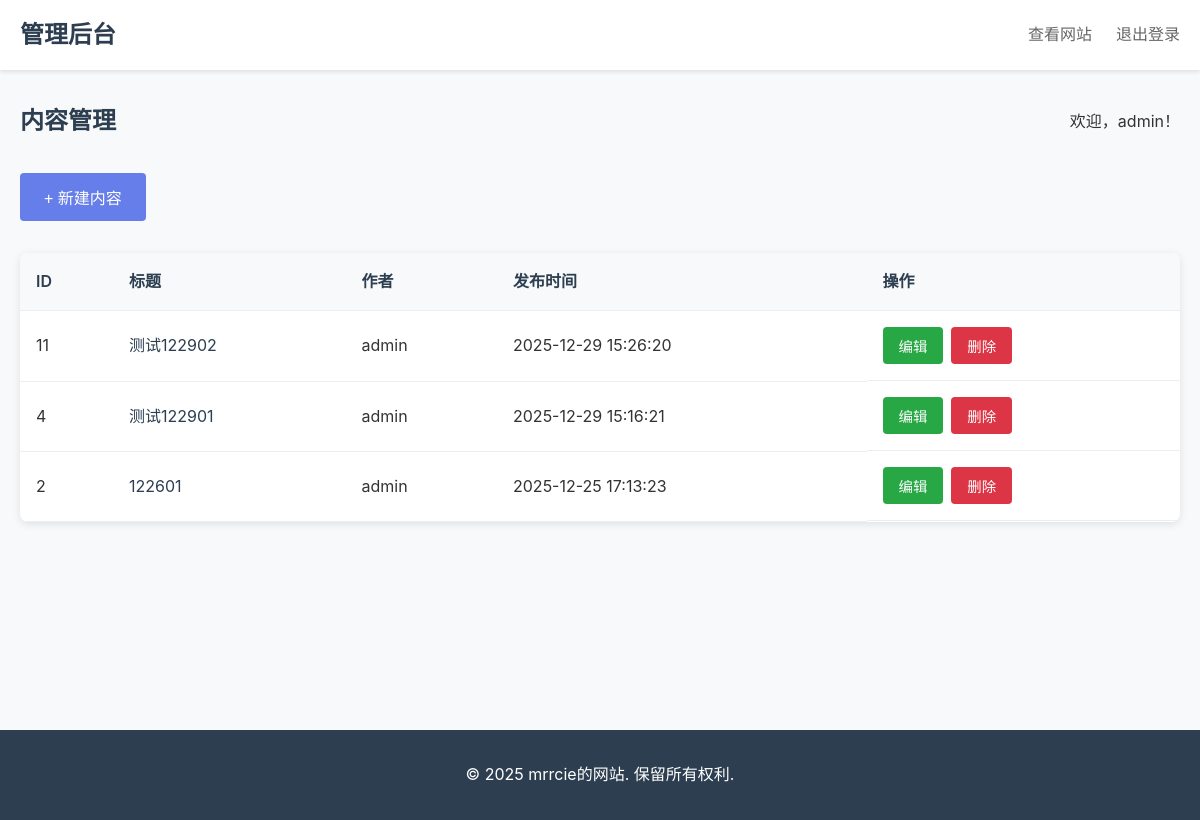
The page /admin (signed in) on the database its author committed.
### tables this page shows
CREATE TABLE contents (
            id INTEGER PRIMARY KEY AUTOINCREMENT,
            title TEXT NOT NULL,
            content TEXT NOT NULL,
            author TEXT NOT NULL,
            created_at TIMESTAMP DEFAULT CURRENT_TIMESTAMP,
            updated_at TIMESTAMP DEFAULT CURRENT_TIMESTAMP
        );

### server.py (the view)
@app.route('/admin')
def admin():
    if 'user_id' not in session:
        return redirect(url_for('login'))
    conn = sqlite3.connect('database.db')
    cursor = conn.cursor()
    cursor.execute('SELECT * FROM contents ORDER BY created_at DESC')
    contents = cursor.fetchall()
    conn.close()
    return render_template('admin.html', contents=contents, username=session['username'])

### templates/admin.html (shortened to what this page needs)
<!DOCTYPE html>
<html lang="zh-CN">
<head>
    <link rel="stylesheet" href="{{ url_for('static', filename='css/style.css') }}">
</head>
<body>
    <header class="header">
        <div class="container">
            <h1 class="logo">管理后台</h1>
            <nav class="nav">
                <a href="/" class="nav-link">查看网站</a>
                <a href="/logout" class="nav-link">退出登录</a>
            </nav>
        </div>
    </header>
    <main class="main">
        <div class="container">
            <div class="admin-header">
                <h2>内容管理</h2>
                <p>欢迎，{{ username }}！</p>
            </div>
            <div class="admin-actions">
                <button class="btn btn-primary" onclick="showCreateModal()">+ 新建内容</button>
            </div>
            <div class="content-management">
                {% if contents %}
                <div class="content-table-wrapper">
                    <table class="content-table">
                        <thead>
                            <tr>
                                <th>ID</th>
                                <th>标题</th>
                                <th>作者</th>
                                <th>发布时间</th>
                                <th>操作</th>
                            </tr>
                        </thead>
                        <tbody>
                            {% for content in contents %}
                            <tr data-id="{{ content[0] }}">
                                <td>{{ content[0] }}</td>
                                <td class="content-title-cell">
                                    <a href="/content/{{ content[0] }}" target="_blank">{{ content[1] }}</a>
                                </td>
                                <td>{{ content[3] }}</td>
                                <td>{{ content[4] }}</td>
                                <td class="actions">
                                    <button class="btn btn-sm btn-edit"
                                        onclick="editContent({{ content[0] }})">编辑</button>
                                    <button class="btn btn-sm btn-delete"
                                        onclick="deleteContent({{ content[0] }})">删除</button>
                                </td>
                            </tr>
                            {% endfor %}
                        </tbody>
                    </table>
                </div>
                {% else %}
                <div class="empty-state">
                    <p>暂无内容，点击"新建内容"开始创建。</p>
                </div>
                {% endif %}
            </div>
        </div>
    </main>
    <footer class="footer">
        <div class="container">
            <p>&copy; 2025 mrrcie的网站. 保留所有权利.</p>
        </div>
    </footer>
</body>
</html>

### static/css/style.css (style rules this page uses)
* { margin: 0; padding: 0; box-sizing: border-box; }
body { font-family: -apple-system, BlinkMacSystemFont, 'Segoe UI', Roboto, 'Helvetica Neue', Arial, sans-serif; line-height: 1.6; color: #333; background-color: #f8f9fa; }
.container { max-width: 1200px; margin: 0 auto; padding: 0 20px; }
.header { background-color: #fff; box-shadow: 0 2px 4px rgba(0,0,0,0.1); position: sticky; top: 0; z-index: 100; }
.header .container { display: flex; justify-content: space-between; align-items: center; padding: 1rem 20px; }
.logo { font-size: 1.5rem; font-weight: bold; color: #2c3e50; }
.nav { display: flex; gap: 1.5rem; }
.nav-link { text-decoration: none; color: #666; font-weight: 500; transition: color 0.3s; }
.main { min-height: calc(100vh - 140px); padding: 2rem 0; }
.btn { display: inline-block; padding: 0.75rem 1.5rem; border: none; border-radius: 4px; font-size: 1rem; font-weight: 500; text-decoration: none; cursor: pointer; transition: all 0.3s; }
.btn-primary { background-color: #667eea; color: white; }
.btn-sm { padding: 0.5rem 1rem; font-size: 0.9rem; }
.btn-edit { background-color: #28a745; color: white; }
.btn-delete { background-color: #dc3545; color: white; }
.admin-header { display: flex; justify-content: space-between; align-items: center; margin-bottom: 2rem; }
.admin-header h2 { color: #2c3e50; }
.admin-actions { margin-bottom: 2rem; }
.content-management { background: white; border-radius: 8px; overflow: hidden; box-shadow: 0 2px 8px rgba(0,0,0,0.1); }
.content-table-wrapper { overflow-x: auto; }
.content-table { width: 100%; border-collapse: collapse; }
.content-table th, .content-table td { padding: 1rem; text-align: left; border-bottom: 1px solid #eee; }
.content-table th { background-color: #f8f9fa; font-weight: 600; color: #2c3e50; }
.content-title-cell a { color: #2c3e50; text-decoration: none; }
.actions { display: flex; gap: 0.5rem; }
.footer { background-color: #2c3e50; color: white; text-align: center; padding: 2rem 0; }

### rows shown on the page
contents: id "11", title "测试122902", author "admin", created_at "2025-12-29 15:26:20"
contents: id "4", title "测试122901", author "admin", created_at "2025-12-29 15:16:21"
contents: id "2", title "122601", author "admin", created_at "2025-12-25 17:13:23"

### other values the page prints
{{ username }} "admin"
